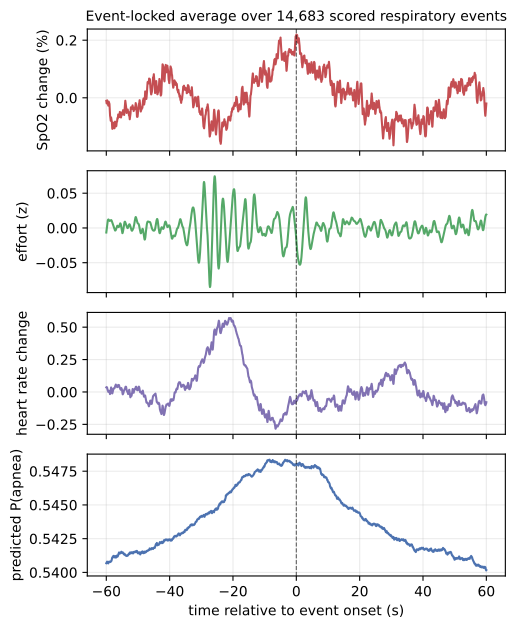

The Python source for this figure:
"""
fig_event_locked.py -- event-locked average physiological traces (revision brief, Fig 5.2).

All scored respiratory events across the cohort are aligned at onset (t=0), a +-60 s window
is extracted from the raw cardiorespiratory signals, and the mean trace is plotted for SpO2,
respiratory effort, heart rate, and the MODEL's predicted apnea probability. If the predicted
probability rises with desaturation and falls on recovery, the model is grounded in the same
physiology a clinician reads -- a falsifiable interpretability claim (unlike a saliency map).

Uses the raw 25 Hz cardiorespiratory signals (data/multimodal) + exact event onsets (Flow
Events sheet) + the saved per-epoch apnea predictions (headline run). Saves source data.
"""
import os, sys, glob, re, json, warnings
import numpy as np
import pandas as pd
warnings.filterwarnings("ignore")
import matplotlib
matplotlib.use("Agg")
import matplotlib.pyplot as plt
sys.path.insert(0, os.path.dirname(os.path.abspath(__file__)))
from mmnet_repro import REV, RUNS

ROOT = os.path.dirname(os.path.dirname(os.path.abspath(__file__)))
MM = os.path.join(ROOT, "data", "multimodal"); DS = os.path.join(ROOT, "data", "Dataset")
FIG = os.path.join(REV, "figures"); FD = os.path.join(REV, "figdata")
FS, WIN, EPOCH_S = 25, 60, 30           # 25 Hz, +-60 s window, 30 s epochs
CARD = ["ECG", "Flow", "Thorax", "Abdomen", "Effort", "SpO2", "Pulse"]


def onsets_seconds(xlsx):
    d = pd.read_excel(xlsx, sheet_name="Flow Events", header=None)
    col0 = d.iloc[:, 0].astype(str).tolist(); t0 = None
    for a, v in zip(col0, d.iloc[:, 1].tolist()):
        if str(a).strip() == "Start Time":
            t0 = pd.to_datetime(v); break
    if t0 is None:
        return []
    secs = []
    for a in col0:
        ts = pd.to_datetime(a, errors="coerce")
        if not pd.isna(ts):
            secs.append((ts - t0).total_seconds())
    return secs


def main():
    head = json.load(open(os.path.join(RUNS, "headline_concat.json")))
    apn_pred = {k: np.asarray(v["apnea_scores"]) for k, v in head["per_subject"].items()}
    xm = {re.search(r"SN\d+", os.path.basename(p)).group(): p
          for p in glob.glob(os.path.join(DS, "**", "*.xlsx"), recursive=True)
          if re.search(r"SN\d+", os.path.basename(p)) and not os.path.basename(p).startswith("~$")}
    w = WIN * FS
    acc = {k: [] for k in ["spo2", "effort", "hr", "pred"]}
    n_ev = 0
    for f in sorted(glob.glob(os.path.join(MM, "SN*.npz")), key=lambda p: int(os.path.basename(p)[2:-4])):
        sid = os.path.basename(f)[:-4]
        if sid not in apn_pred or sid not in xm:
            continue
        d = np.load(f, allow_pickle=True)
        card = d["card"].astype(np.float32)                 # [n,7,750]
        n = card.shape[0]
        sig = card.transpose(1, 0, 2).reshape(7, n * 750)   # [7, n*25*30]
        spo2, effort, hr = sig[5], sig[4], sig[6]
        pred = apn_pred[sid]
        for sec in onsets_seconds(xm[sid]):
            c = int(sec * FS)
            if c - w < 0 or c + w >= sig.shape[1]:
                continue
            base = slice(c - w, c - w // 2)                 # pre-event baseline [-60,-30] s
            sl = slice(c - w, c + w)
            sp = spo2[sl]; ef = effort[sl]; h = hr[sl]
            if np.all(sp == 0):
                continue
            acc["spo2"].append(sp - np.nanmean(spo2[base]))
            acc["effort"].append((ef - np.nanmean(ef)) / (np.nanstd(ef) + 1e-6))
            acc["hr"].append(h - np.nanmean(hr[base]))
            # per-epoch prediction expanded to the sample grid
            ep = (np.arange(sl.start, sl.stop) // (FS * EPOCH_S)).clip(0, len(pred) - 1)
            acc["pred"].append(pred[ep])
            n_ev += 1
    t = np.linspace(-WIN, WIN, 2 * w)
    means = {k: np.nanmean(np.array(v), 0) for k, v in acc.items()}
    np.savez_compressed(os.path.join(FD, "event_locked.npz"), t=t, n_events=n_ev, **means)

    fig, ax = plt.subplots(4, 1, figsize=(5.2, 6.4), sharex=True)
    ax[0].plot(t, means["spo2"], color="#C44E52"); ax[0].set_ylabel("SpO2 change (%)")
    ax[1].plot(t, means["effort"], color="#55A868"); ax[1].set_ylabel("effort (z)")
    ax[2].plot(t, means["hr"], color="#8172B3"); ax[2].set_ylabel("heart rate change")
    ax[3].plot(t, means["pred"], color="#4C72B0"); ax[3].set_ylabel("predicted P(apnea)")
    for a in ax:
        a.axvline(0, color="k", ls="--", lw=0.8, alpha=0.6); a.grid(alpha=0.25)
    ax[3].set_xlabel("time relative to event onset (s)")
    ax[0].set_title(f"Event-locked average over {n_ev:,} scored respiratory events", fontsize=10)
    fig.tight_layout(); fig.savefig(os.path.join(FIG, "fig_event_locked.pdf"), bbox_inches="tight")
    fig.savefig(os.path.join(FIG, "fig_event_locked.png"), dpi=140, bbox_inches="tight"); plt.close(fig)
    print(f"wrote fig_event_locked ({n_ev} events); pred rises {means['pred'].max()-means['pred'].min():.3f} across window")


if __name__ == "__main__":
    main()
